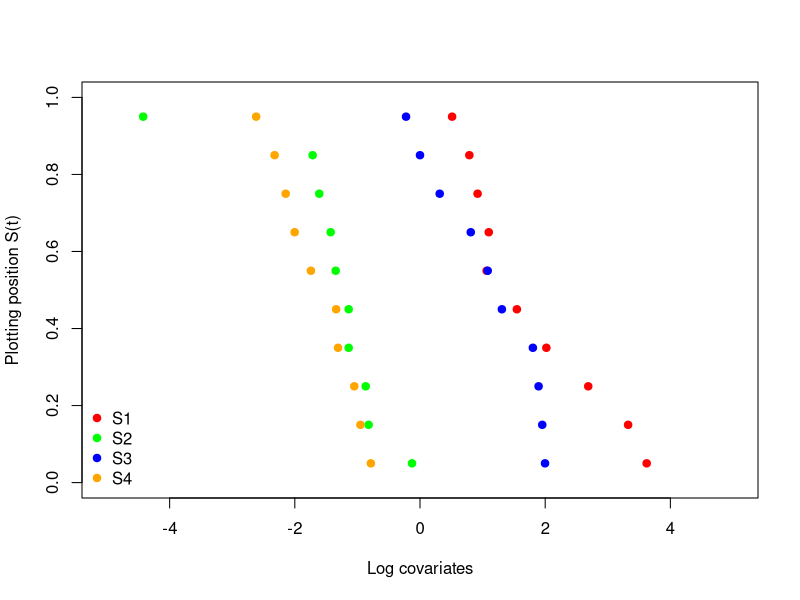
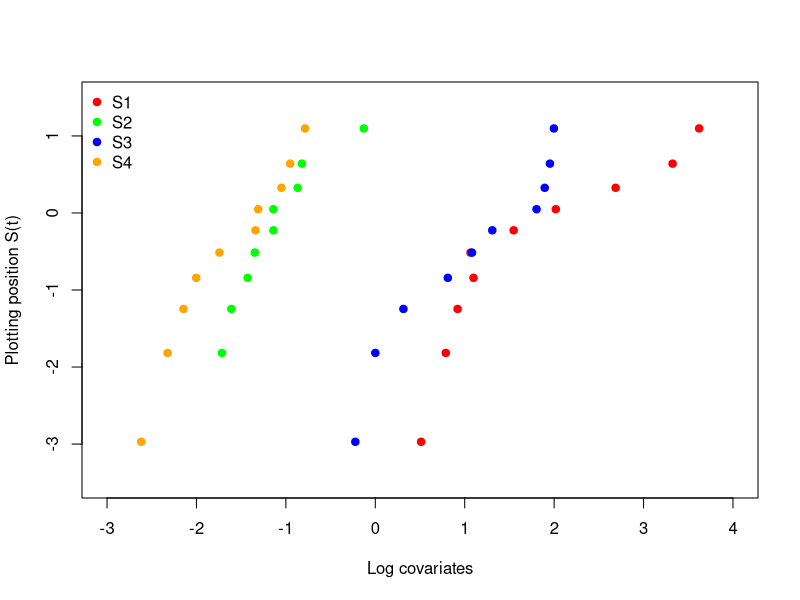

Here is the R script that generated these plots, in order:
## ---- chunk 1
stress <- read.csv("stress.csv", header=T, sep =";")
attach(stress)
head(stress)
## ---- chunk 2
n <- length(S1)
j<- seq(1,length(S1))
p <- (j-0.5)/n
p <- 1 - p

## ---- chunk 3
### Plotting the data

plot(log(S1),p,col="red", pch = 19 , ylab= "Plotting position S(t)", xlab="Log covariates",xlim=c(-5,5),ylim=c(0,1))
points(log(S2),p,col="green", pch = 19)
points(log(S3),p,col="blue", pch = 19)
points(log(S4),p,col="orange", pch = 19)
legend("bottomleft", legend=c("S1", "S2", "S3", "S4"), col = c("red","green","blue","orange"), pch = 19, bty = "n")
## ---- chunk 4

SD1 <- sd(log(S1))
SD2 <- sd(log(S2))
SD3 <- sd(log(S3))
SD4 <- sd(log(S4))

cbind(SD1, SD2, SD3, SD4)

## ---- chunk 5

ploglog <- log(-log(p))

plot(log(S1),ploglog,col="red", pch = 19 , ylab= "Plotting position S(t)", xlab="Log covariates",xlim=c(-3,4),ylim=c(-3.5,1.5))
points(log(S2),ploglog,col="green", pch = 19)
points(log(S3),ploglog,col="blue", pch = 19)
points(log(S4),ploglog,col="orange", pch = 19)
legend("topleft", legend=c("S1", "S2", "S3", "S4"), col = c("red","green","blue","orange"), pch = 19, bty = "n")

